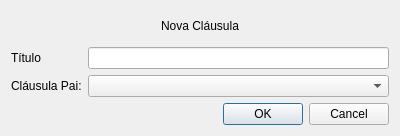
<?xml version="1.0" encoding="UTF-8"?>
<ui version="4.0">
 <class>NewClauseDialog</class>
 <widget class="QDialog" name="NewClauseDialog">
  <property name="geometry">
   <rect>
    <x>0</x>
    <y>0</y>
    <width>400</width>
    <height>136</height>
   </rect>
  </property>
  <property name="windowTitle">
   <string>Dialog</string>
  </property>
  <layout class="QVBoxLayout" name="verticalLayout">
   <item>
    <widget class="QLabel" name="label">
     <property name="text">
      <string>Nova Cláusula</string>
     </property>
     <property name="alignment">
      <set>Qt::AlignCenter</set>
     </property>
    </widget>
   </item>
   <item>
    <layout class="QFormLayout" name="formLayout">
     <item row="0" column="0">
      <widget class="QLabel" name="label_2">
       <property name="text">
        <string>Título</string>
       </property>
      </widget>
     </item>
     <item row="0" column="1">
      <widget class="QLineEdit" name="lineEdit"/>
     </item>
     <item row="1" column="0">
      <widget class="QLabel" name="label_3">
       <property name="text">
        <string>Cláusula Pai:</string>
       </property>
      </widget>
     </item>
     <item row="1" column="1">
      <widget class="QComboBox" name="comboBox"/>
     </item>
    </layout>
   </item>
   <item>
    <widget class="QDialogButtonBox" name="buttonBox">
     <property name="orientation">
      <enum>Qt::Horizontal</enum>
     </property>
     <property name="standardButtons">
      <set>QDialogButtonBox::Cancel|QDialogButtonBox::Ok</set>
     </property>
    </widget>
   </item>
  </layout>
 </widget>
 <resources/>
 <connections>
  <connection>
   <sender>buttonBox</sender>
   <signal>accepted()</signal>
   <receiver>NewClauseDialog</receiver>
   <slot>accept()</slot>
   <hints>
    <hint type="sourcelabel">
     <x>248</x>
     <y>254</y>
    </hint>
    <hint type="destinationlabel">
     <x>157</x>
     <y>274</y>
    </hint>
   </hints>
  </connection>
  <connection>
   <sender>buttonBox</sender>
   <signal>rejected()</signal>
   <receiver>NewClauseDialog</receiver>
   <slot>reject()</slot>
   <hints>
    <hint type="sourcelabel">
     <x>316</x>
     <y>260</y>
    </hint>
    <hint type="destinationlabel">
     <x>286</x>
     <y>274</y>
    </hint>
   </hints>
  </connection>
 </connections>
</ui>
